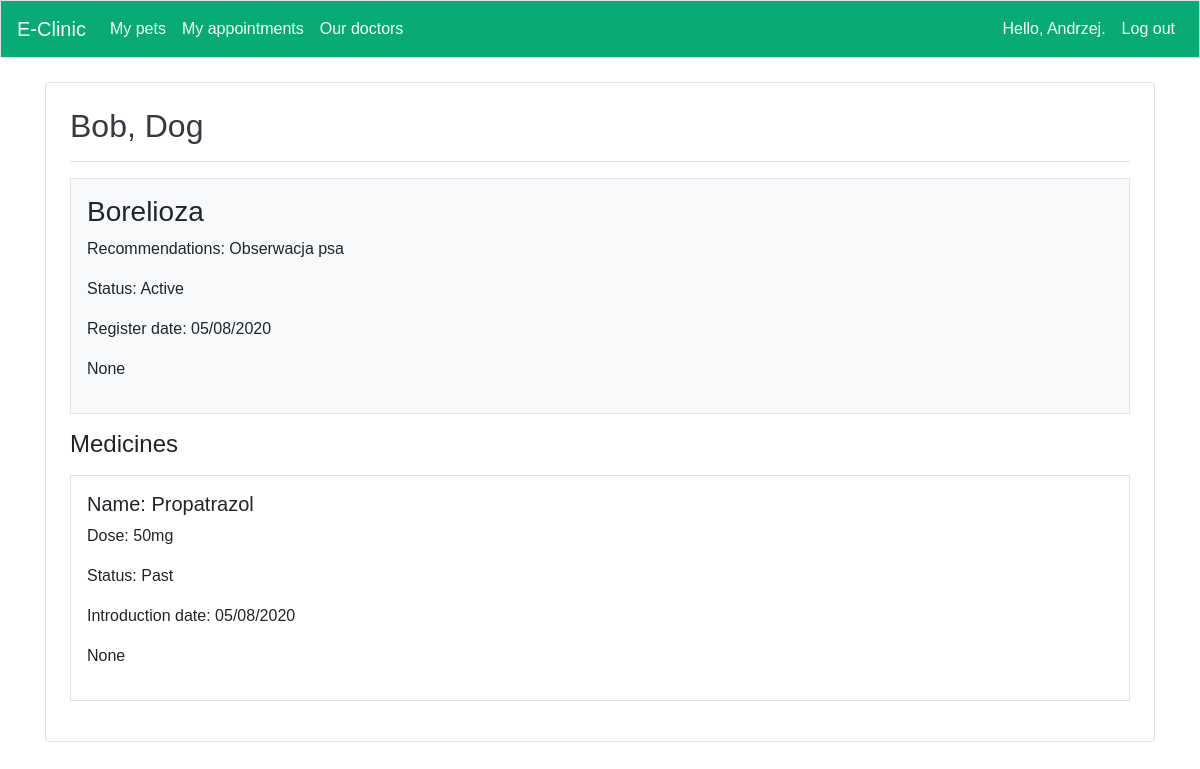
Before: /animals/disease/4 (signed in) with the older database file.
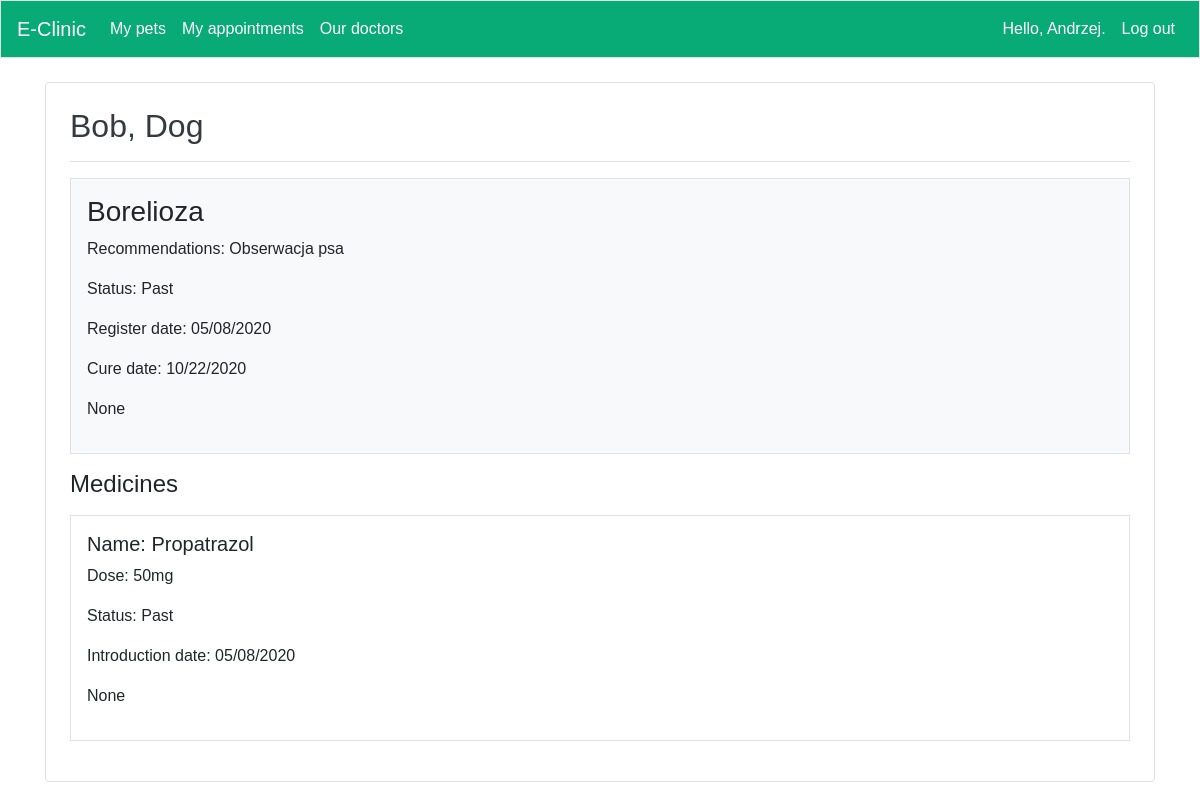
After: the same page with the newer database file.
### app/models.py (models this page shows, shortened)
class Disease(models.Model):
    animal = models.ForeignKey(Animal,verbose_name=_lazy('animal'), on_delete=models.CASCADE)
    name = models.CharField(verbose_name=_lazy('name'),max_length=60)
    recommendations = models.TextField(verbose_name=_lazy('recommendations'),)
    register_date = models.DateField(verbose_name=_lazy('register date'),null=True)
    status = models.BooleanField(null=True)
    cure_data = models.DateField(verbose_name=_lazy('cure date'),null=True,blank=True)
    doctor = models.CharField(verbose_name=_lazy('name'),max_length=40,null=True,blank=True)
    class Meta:
        verbose_name_plural = 'Diseases'

class Animal(models.Model):
    name = models.CharField(verbose_name=_lazy('name'),max_length=20)
    specie = models.CharField(verbose_name=_lazy('specie'),max_length=20)
    birth_date = models.DateField(verbose_name=_lazy('birth date'),auto_now_add=False,null=True)
    register_date = models.DateField(verbose_name=_lazy('register date'),auto_now_add=True)
    owner = models.ForeignKey(User,verbose_name=_lazy('owner'), on_delete=models.CASCADE)
    class Meta:
        verbose_name_plural = 'Animals'
    def __str__(self):
        return f"{self.name}, {self.specie}"

### app/views.py (the view)
# urls.py: path('animals/disease/<int:disease_id>', views.check_disease,name='check_disease'),
@login_required
def check_disease(request,disease_id):
    disease = Disease.objects.get(id=disease_id)
    medicines = disease.medicine_set.all()
    animal = disease.animal
    client = animal.owner
    if request.user != client and not request.user.is_staff:
        raise PermissionDenied
    context = {'disease': disease,'medicines':medicines,'animal':animal}
    return render(request, 'app/check_disease.html', context)

### app/models.py (called while the page is built)
    def __str__(self):
        return f"{self.name}"

### app/templatetags/user_tags.py (called while the page is built)
@register.filter(name='has_group')
def has_group(user, group_name):
    group = Group.objects.filter(name=group_name)
    if group:
        group = group.first()
        return group in user.groups.all()
    else:
        return False

### app/templates/app/check_disease.html (shortened to what this page needs)
{% extends 'app/base.html' %}
{% load i18n %}
{% load user_tags %}
{% block page_header %}
    <h2><a class="text-dark" href="{% url 'app:disease' animal.id%}">{{disease.animal}}</a></h2>
{% endblock page_header %}
{% block content %}
<div class="container p-3 my-3 bg-light text-black border">
    <h3>{{disease.name}}</h3>
    <p>{% trans "Recommendations:"%} {{disease.recommendations}}</p>
    {% if disease.status == True%}
    <p>Status: {% trans "Active" %}</p>
    {% else %}
    <p>Status: {% trans "Past" %} </p>
    {% endif %}
    <p>{% trans "Register date:"%} {{disease.register_date|date:"SHORT_DATE_FORMAT"}}</p>
    {% if disease.cure_data %}
    <p>{% trans "Cure date:"%} {{disease.cure_data|date:"SHORT_DATE_FORMAT"}}</p>
    {% endif %}
    <p>{{disease.doctor}}</p>
</div>
    <h4>{% trans "Medicines"%}</h4>
    {% for medicine in medicines%}
    <div class="container p-3 my-3 border">
        <h5>{% trans "Name:"%} {{medicine}}</h5>
        <p>{% trans "Dose:"%} {{medicine.dose}}</p>
        {% if medicine.status == True%}
        <p>Status: {% trans "Active" %}</p>
        {% else %}
        <p>Status: {% trans "Past" %} </p>
        {% endif %}
        <p>{% trans "Introduction date:"%} {{medicine.introduction_date|date:"SHORT_DATE_FORMAT"}}</p>
        <p>{{medicine.doctor}}</p>
    </div>
    {% empty %}
        <p></p>
        <a class="list-group-item list-group-item-action">{% trans "No medicines"%}</a>
    {%endfor%}
{%endblock content%}

Changed rows visible on the page:
changed Disease "Borelioza": status True → False (drawn); cure_data (not shown) → "10/22/2020"
Other visible differences:
text no longer shown: "Active"
text now shown: "Past Cure date:"
